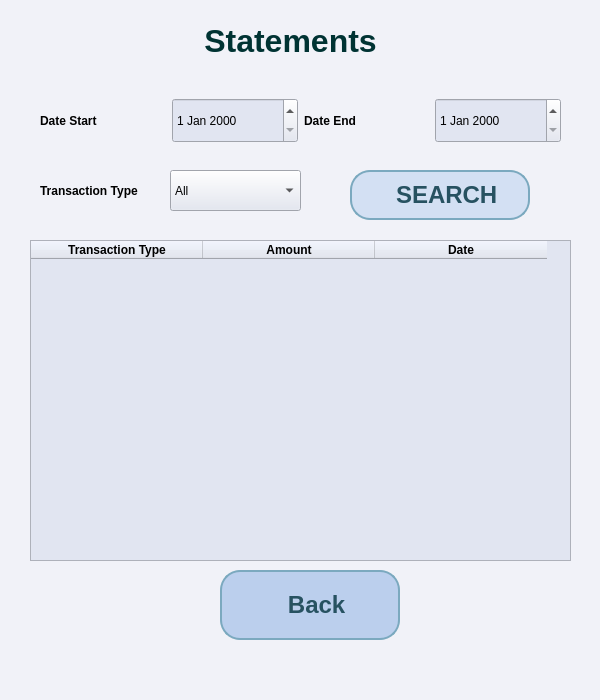
<?xml version="1.0" encoding="UTF-8"?>
<ui version="4.0">
 <class>customer_statements_window</class>
 <widget class="QMainWindow" name="customer_statements_window">
  <property name="windowModality">
   <enum>Qt::ApplicationModal</enum>
  </property>
  <property name="geometry">
   <rect>
    <x>0</x>
    <y>0</y>
    <width>600</width>
    <height>700</height>
   </rect>
  </property>
  <property name="minimumSize">
   <size>
    <width>600</width>
    <height>700</height>
   </size>
  </property>
  <property name="maximumSize">
   <size>
    <width>600</width>
    <height>700</height>
   </size>
  </property>
  <property name="contextMenuPolicy">
   <enum>Qt::DefaultContextMenu</enum>
  </property>
  <property name="acceptDrops">
   <bool>false</bool>
  </property>
  <property name="windowTitle">
   <string>Customer Bank Statement</string>
  </property>
  <property name="styleSheet">
   <string notr="true">background-color: rgb(241, 242, 248);</string>
  </property>
  <property name="inputMethodHints">
   <set>Qt::ImhNone</set>
  </property>
  <widget class="QWidget" name="centralwidget">
   <widget class="QLabel" name="CSstatementswdw_lbl_heading">
    <property name="geometry">
     <rect>
      <x>20</x>
      <y>20</y>
      <width>541</width>
      <height>41</height>
     </rect>
    </property>
    <property name="font">
     <font>
      <family>Arial</family>
      <pointsize>24</pointsize>
      <weight>75</weight>
      <bold>true</bold>
     </font>
    </property>
    <property name="styleSheet">
     <string notr="true">color: rgb(0, 51, 51);</string>
    </property>
    <property name="text">
     <string>Statements</string>
    </property>
    <property name="alignment">
     <set>Qt::AlignCenter</set>
    </property>
   </widget>
   <widget class="QPushButton" name="CSstatementswdw_btn_back">
    <property name="enabled">
     <bool>true</bool>
    </property>
    <property name="geometry">
     <rect>
      <x>220</x>
      <y>570</y>
      <width>180</width>
      <height>70</height>
     </rect>
    </property>
    <property name="minimumSize">
     <size>
      <width>180</width>
      <height>70</height>
     </size>
    </property>
    <property name="maximumSize">
     <size>
      <width>180</width>
      <height>70</height>
     </size>
    </property>
    <property name="font">
     <font>
      <family>Arial</family>
      <pointsize>18</pointsize>
      <weight>75</weight>
      <bold>true</bold>
     </font>
    </property>
    <property name="styleSheet">
     <string notr="true">QPushButton{
color: rgb(39, 82, 97);
background-color: rgb(187, 207, 237);
border:2px solid rgb(123, 169, 191);
border-radius:20px
}

QPushButton:hover {
     background-color: rgb(225, 229, 241);
     border:2px solid rgb(196, 218, 245);
}</string>
    </property>
    <property name="text">
     <string>  Back</string>
    </property>
    <property name="icon">
     <iconset>
      <normaloff>icons/back-arrow.png</normaloff>icons/back-arrow.png</iconset>
    </property>
    <property name="iconSize">
     <size>
      <width>30</width>
      <height>30</height>
     </size>
    </property>
   </widget>
   <widget class="QLabel" name="CSstatementswdw_lbl_filter_date_Ttype">
    <property name="geometry">
     <rect>
      <x>40</x>
      <y>170</y>
      <width>121</width>
      <height>41</height>
     </rect>
    </property>
    <property name="font">
     <font>
      <family>Arial</family>
      <weight>75</weight>
      <bold>true</bold>
     </font>
    </property>
    <property name="text">
     <string>Transaction Type</string>
    </property>
   </widget>
   <widget class="QComboBox" name="CSstatements_Transection_Types_combo">
    <property name="geometry">
     <rect>
      <x>170</x>
      <y>170</y>
      <width>131</width>
      <height>41</height>
     </rect>
    </property>
    <property name="styleSheet">
     <string notr="true">background-color: rgb(225, 229, 241);</string>
    </property>
    <item>
     <property name="text">
      <string>All</string>
     </property>
    </item>
    <item>
     <property name="text">
      <string>Deposit Money</string>
     </property>
    </item>
    <item>
     <property name="text">
      <string>Withdraw Money</string>
     </property>
    </item>
    <item>
     <property name="text">
      <string>Internal Money Transfer</string>
     </property>
    </item>
    <item>
     <property name="text">
      <string>External Money Transfer</string>
     </property>
    </item>
    <item>
     <property name="text">
      <string>Money Received</string>
     </property>
    </item>
   </widget>
   <widget class="QTableWidget" name="CSstatementswdw_tableWidget">
    <property name="geometry">
     <rect>
      <x>30</x>
      <y>240</y>
      <width>541</width>
      <height>321</height>
     </rect>
    </property>
    <property name="sizePolicy">
     <sizepolicy hsizetype="Expanding" vsizetype="Maximum">
      <horstretch>0</horstretch>
      <verstretch>0</verstretch>
     </sizepolicy>
    </property>
    <property name="maximumSize">
     <size>
      <width>541</width>
      <height>321</height>
     </size>
    </property>
    <property name="font">
     <font>
      <family>Arial</family>
     </font>
    </property>
    <property name="styleSheet">
     <string notr="true">background-color: rgb(225, 229, 241);</string>
    </property>
    <attribute name="horizontalHeaderDefaultSectionSize">
     <number>172</number>
    </attribute>
    <column>
     <property name="text">
      <string>Transaction Type</string>
     </property>
     <property name="font">
      <font>
       <family>Arial</family>
       <weight>75</weight>
       <bold>true</bold>
      </font>
     </property>
     <property name="textAlignment">
      <set>AlignCenter</set>
     </property>
     <property name="background">
      <color>
       <red>187</red>
       <green>207</green>
       <blue>237</blue>
      </color>
     </property>
    </column>
    <column>
     <property name="text">
      <string>Amount</string>
     </property>
     <property name="font">
      <font>
       <family>Arial</family>
       <weight>75</weight>
       <bold>true</bold>
      </font>
     </property>
     <property name="textAlignment">
      <set>AlignCenter</set>
     </property>
     <property name="background">
      <color>
       <red>123</red>
       <green>169</green>
       <blue>191</blue>
      </color>
     </property>
    </column>
    <column>
     <property name="text">
      <string>Date</string>
     </property>
     <property name="font">
      <font>
       <family>Arial</family>
       <weight>75</weight>
       <bold>true</bold>
      </font>
     </property>
     <property name="textAlignment">
      <set>AlignCenter</set>
     </property>
     <property name="background">
      <color>
       <red>187</red>
       <green>207</green>
       <blue>237</blue>
      </color>
     </property>
    </column>
   </widget>
   <widget class="QWidget" name="gridLayoutWidget">
    <property name="geometry">
     <rect>
      <x>40</x>
      <y>80</y>
      <width>521</width>
      <height>81</height>
     </rect>
    </property>
    <layout class="QGridLayout" name="gridLayout_2">
     <item row="0" column="2">
      <widget class="QLabel" name="CSstatementswdw_lbl_end">
       <property name="maximumSize">
        <size>
         <width>16777215</width>
         <height>150</height>
        </size>
       </property>
       <property name="font">
        <font>
         <family>Arial</family>
         <weight>75</weight>
         <bold>true</bold>
        </font>
       </property>
       <property name="text">
        <string>Date End</string>
       </property>
      </widget>
     </item>
     <item row="0" column="0">
      <widget class="QLabel" name="CSstatementswdw_lbl_start">
       <property name="font">
        <font>
         <family>Arial</family>
         <weight>75</weight>
         <bold>true</bold>
        </font>
       </property>
       <property name="text">
        <string>Date Start</string>
       </property>
      </widget>
     </item>
     <item row="0" column="1">
      <widget class="QDateEdit" name="dateEdit_start">
       <property name="minimumSize">
        <size>
         <width>0</width>
         <height>45</height>
        </size>
       </property>
       <property name="styleSheet">
        <string notr="true">background-color: rgb(225, 229, 241);</string>
       </property>
      </widget>
     </item>
     <item row="0" column="3">
      <widget class="QDateEdit" name="dateEdit_end">
       <property name="minimumSize">
        <size>
         <width>0</width>
         <height>45</height>
        </size>
       </property>
       <property name="styleSheet">
        <string notr="true">background-color: rgb(225, 229, 241);</string>
       </property>
      </widget>
     </item>
    </layout>
   </widget>
   <widget class="QPushButton" name="CSstatementswdw_btn_search">
    <property name="geometry">
     <rect>
      <x>350</x>
      <y>170</y>
      <width>180</width>
      <height>50</height>
     </rect>
    </property>
    <property name="minimumSize">
     <size>
      <width>180</width>
      <height>50</height>
     </size>
    </property>
    <property name="maximumSize">
     <size>
      <width>180</width>
      <height>50</height>
     </size>
    </property>
    <property name="font">
     <font>
      <family>Arial</family>
      <pointsize>18</pointsize>
      <weight>75</weight>
      <bold>true</bold>
     </font>
    </property>
    <property name="styleSheet">
     <string notr="true">QPushButton{
color: rgb(39, 82, 97);
background-color: rgb(211, 224, 243);
border:2px solid rgb(123, 169, 191);
border-radius:20px
}

QPushButton:hover {
     background-color: rgb(225, 229, 241);
     border:2px solid rgb(196, 218, 245);
}</string>
    </property>
    <property name="text">
     <string>  SEARCH</string>
    </property>
    <property name="icon">
     <iconset>
      <normaloff>icons/filter.png</normaloff>icons/filter.png</iconset>
    </property>
    <property name="iconSize">
     <size>
      <width>35</width>
      <height>35</height>
     </size>
    </property>
   </widget>
  </widget>
  <widget class="QMenuBar" name="menubar">
   <property name="geometry">
    <rect>
     <x>0</x>
     <y>0</y>
     <width>600</width>
     <height>21</height>
    </rect>
   </property>
  </widget>
  <widget class="QStatusBar" name="statusbar"/>
 </widget>
 <resources/>
 <connections/>
</ui>
